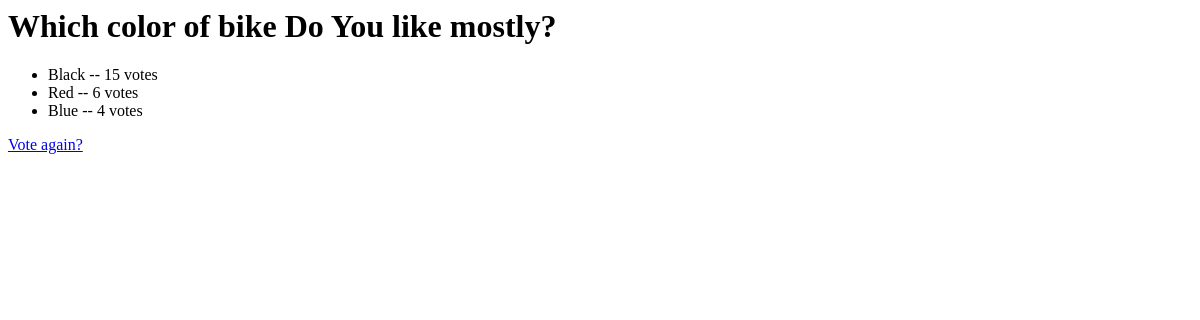
Page /app1/2/results/ on the earlier database version.
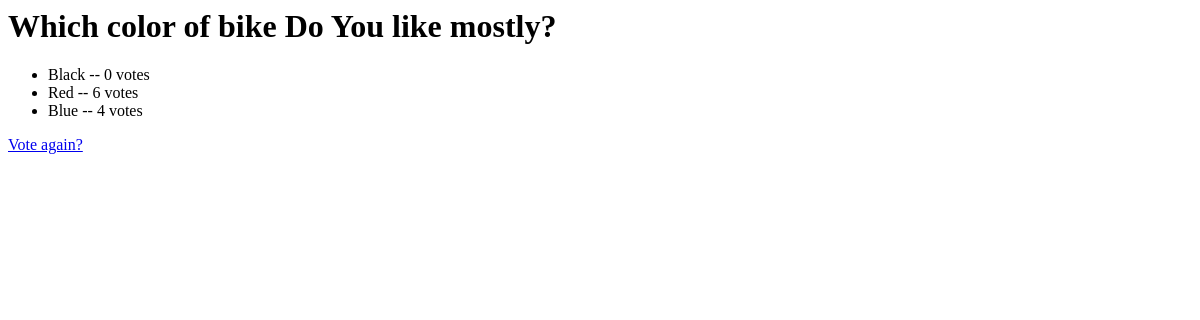
Same page on the later database version.
### app1/models.py (models this page shows, shortened)
class MyChoice(models.Model):
    question = models.ForeignKey(MyQuestion, on_delete = models.CASCADE)
    choice_text = models.CharField(max_length=200)
    votes = models.IntegerField(default=0)

### app1/views.py (the view)
# urls.py: url(r'^(?P<pk>[0-9]+)/results/$', views.ResultsView.as_view(), name='results'),
class ResultsView(generic.DetailView):
    model = MyQuestion
    template_name = 'app1/results.html'

### app1/templates/app1/results.html
<h1>{{ myquestion.question_text }}</h1>
<ul>
{% for choice in myquestion.mychoice_set.all %}
    <li>{{ choice.choice_text }} -- {{ choice.votes }} vote{{ choice.votes|pluralize }}</li>
{% endfor %}
</ul>
<a href="{% url 'app1:detail' myquestion.id %}">Vote again?</a>

Differences in the rows shown:
changed MyChoice "Black": votes "15" → "0"
